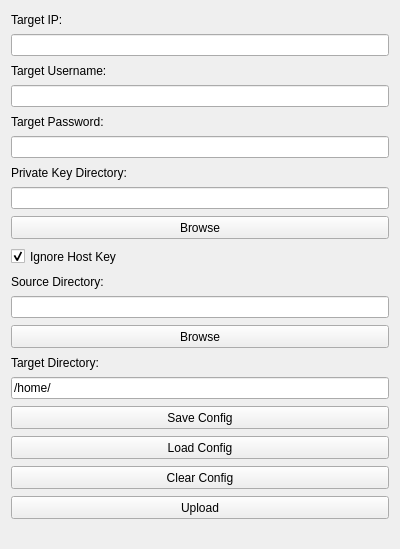
<?xml version="1.0" encoding="UTF-8"?>
<ui version="4.0">
 <class>TransferWidget</class>
 <widget class="QWidget" name="TransferWidget">
  <property name="geometry">
   <rect>
    <x>0</x>
    <y>0</y>
    <width>400</width>
    <height>549</height>
   </rect>
  </property>
  <property name="windowTitle">
   <string>Transfer Data</string>
  </property>
  <layout class="QVBoxLayout" name="verticalLayout">
   <item>
    <widget class="QLabel" name="host_label">
     <property name="maximumSize">
      <size>
       <width>382</width>
       <height>15</height>
      </size>
     </property>
     <property name="text">
      <string>Target IP:</string>
     </property>
    </widget>
   </item>
   <item>
    <widget class="QLineEdit" name="host_input">
     <property name="maximumSize">
      <size>
       <width>382</width>
       <height>22</height>
      </size>
     </property>
    </widget>
   </item>
   <item>
    <widget class="QLabel" name="username_label">
     <property name="maximumSize">
      <size>
       <width>382</width>
       <height>15</height>
      </size>
     </property>
     <property name="text">
      <string>Target Username:</string>
     </property>
    </widget>
   </item>
   <item>
    <widget class="QLineEdit" name="username_input">
     <property name="maximumSize">
      <size>
       <width>382</width>
       <height>22</height>
      </size>
     </property>
    </widget>
   </item>
   <item>
    <widget class="QLabel" name="private_key_pass_label">
     <property name="maximumSize">
      <size>
       <width>382</width>
       <height>15</height>
      </size>
     </property>
     <property name="text">
      <string>Target Password:</string>
     </property>
    </widget>
   </item>
   <item>
    <widget class="QLineEdit" name="private_key_pass_input">
     <property name="maximumSize">
      <size>
       <width>382</width>
       <height>22</height>
      </size>
     </property>
     <property name="echoMode">
      <enum>QLineEdit::Password</enum>
     </property>
    </widget>
   </item>
   <item>
    <widget class="QLabel" name="private_key_dir_label">
     <property name="maximumSize">
      <size>
       <width>382</width>
       <height>15</height>
      </size>
     </property>
     <property name="text">
      <string>Private Key Directory:</string>
     </property>
    </widget>
   </item>
   <item>
    <widget class="QLineEdit" name="private_key_dir_input">
     <property name="maximumSize">
      <size>
       <width>382</width>
       <height>22</height>
      </size>
     </property>
    </widget>
   </item>
   <item>
    <widget class="QPushButton" name="private_key_dir_button">
     <property name="maximumSize">
      <size>
       <width>382</width>
       <height>23</height>
      </size>
     </property>
     <property name="text">
      <string>Browse</string>
     </property>
    </widget>
   </item>
   <item>
    <widget class="QCheckBox" name="ignore_host_key_checkbox">
     <property name="maximumSize">
      <size>
       <width>382</width>
       <height>21</height>
      </size>
     </property>
     <property name="text">
      <string>Ignore Host Key</string>
     </property>
     <property name="checked">
      <bool>true</bool>
     </property>
    </widget>
   </item>
   <item>
    <widget class="QLabel" name="source_dir_label">
     <property name="maximumSize">
      <size>
       <width>382</width>
       <height>15</height>
      </size>
     </property>
     <property name="text">
      <string>Source Directory:</string>
     </property>
    </widget>
   </item>
   <item>
    <widget class="QLineEdit" name="source_dir_input">
     <property name="maximumSize">
      <size>
       <width>382</width>
       <height>22</height>
      </size>
     </property>
    </widget>
   </item>
   <item>
    <widget class="QPushButton" name="source_dir_button">
     <property name="maximumSize">
      <size>
       <width>382</width>
       <height>23</height>
      </size>
     </property>
     <property name="text">
      <string>Browse</string>
     </property>
    </widget>
   </item>
   <item>
    <widget class="QLabel" name="target_dir_label">
     <property name="maximumSize">
      <size>
       <width>382</width>
       <height>15</height>
      </size>
     </property>
     <property name="text">
      <string>Target Directory:</string>
     </property>
    </widget>
   </item>
   <item>
    <widget class="QLineEdit" name="target_dir_input">
     <property name="maximumSize">
      <size>
       <width>382</width>
       <height>22</height>
      </size>
     </property>
     <property name="text">
      <string>/home/</string>
     </property>
    </widget>
   </item>
   <item>
    <widget class="QPushButton" name="save_config_button">
     <property name="maximumSize">
      <size>
       <width>382</width>
       <height>23</height>
      </size>
     </property>
     <property name="text">
      <string>Save Config</string>
     </property>
    </widget>
   </item>
   <item>
    <widget class="QPushButton" name="load_config_button">
     <property name="maximumSize">
      <size>
       <width>382</width>
       <height>23</height>
      </size>
     </property>
     <property name="text">
      <string>Load Config</string>
     </property>
    </widget>
   </item>
   <item>
    <widget class="QPushButton" name="clear_config_button">
     <property name="maximumSize">
      <size>
       <width>382</width>
       <height>23</height>
      </size>
     </property>
     <property name="text">
      <string>Clear Config</string>
     </property>
    </widget>
   </item>
   <item>
    <widget class="QPushButton" name="upload_button">
     <property name="maximumSize">
      <size>
       <width>382</width>
       <height>23</height>
      </size>
     </property>
     <property name="text">
      <string>Upload</string>
     </property>
    </widget>
   </item>
  </layout>
 </widget>
 <resources/>
 <connections/>
 <slots>
  <slot>testPrint()</slot>
 </slots>
</ui>
